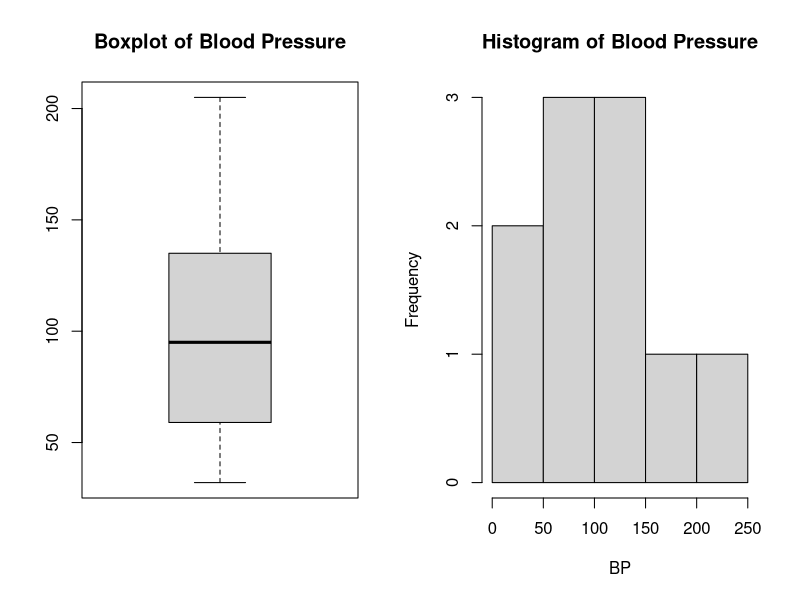

Reproduce this figure in R.
Frequency <- c(0.6,0.3,0.4,0.4,0.2,0.6,0.3,0.4,0.9,0.2)
BP <- c(103,87,32,42,59,109,78,205,135,176)
First <- c(1,1,1,1,0,0,0,0,NA,1)
Second <- c(0,0,1,1,0,0,1,1,1,1)
FinalDecision <- c(0,1,0,1,0,1,0,1,1,1) 

hospitalInformation <- data.frame(Frequency, BP, First, Second, FinalDecision)

par(mfrow=c(1,2))
boxplot(hospitalInformation$BP, main = "Boxplot of Blood Pressure")
hist(hospitalInformation$BP, main = "Histogram of Blood Pressure", xlab="BP")
